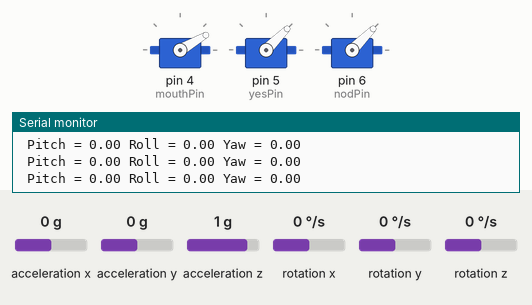
Recording of a sketch running on a simulated Arduino Uno, built with avr-gcc and run on an emulated ATmega328P. Shown: 3 × servo, the last lines printed to the serial monitor. The test bench sets the inputs (shaded band); at power-on: rotation x 0 °/s, rotation y 0 °/s, rotation z 0 °/s, acceleration x 0 g, acceleration y 0 g, acceleration z 1 g.

Above: at 1.2 s.
1.3 s: rotation x set to -49 °/s
At 3.1 s:
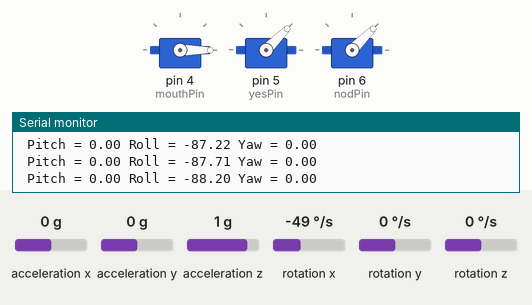
3.4 s: rotation y set to -49 °/s
At 5.0 s:
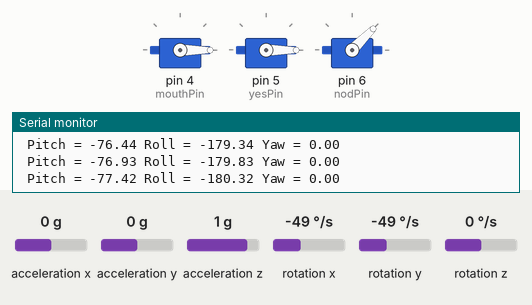
5.8 s: rotation z set to -192 °/s
At 6.7 s:
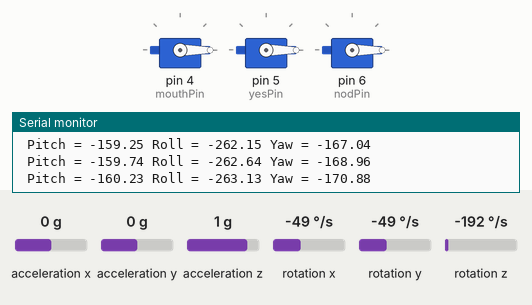
7.5 s: rotation x set to 192 °/s
At 9.6 s:
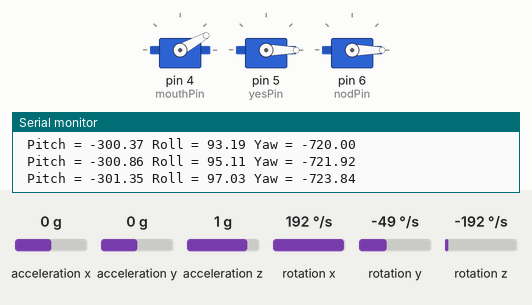
10.5 s: rotation y set to 192 °/s
At 12.9 s:
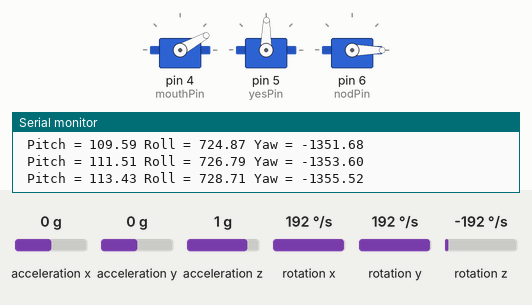
13.5 s: rotation y set to -192 °/s
At 14.84 s:
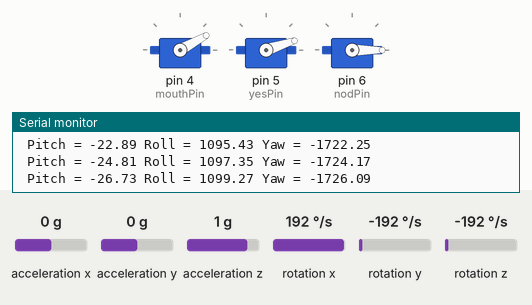
Timing chart, 0 to 16.5 s (numbered marks = the images above; inputs shaded):
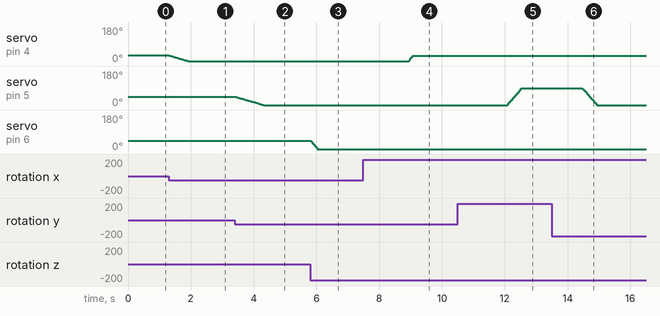

Measured:
- after the input at 1.3 s, servo on pin 4 (mouthPin): moves from 30° to 0° over 0.61 s, starting at once
- after the input at 3.4 s, servo on pin 5 (yesPin): moves from 45° to 0° over 0.91 s, starting at once
- after the input at 5.8 s, servo on pin 6 (nodPin): moves from 45° to 0° over 0.22 s, starting at once
- after the input at 7.5 s, servo on pin 4 (mouthPin): 0° → 29° after 1.4 s
- after the input at 10.5 s, servo on pin 5 (yesPin): moves from 0° to 89° over 0.44 s, starting after 1.6 s
- after the input at 13.5 s, servo on pin 5 (yesPin): moves from 89° to 0° over 0.46 s, starting after 0.97 s

The sketch:

SimpleMPUServo.ino
```cpp
/*
    MPU6050 Triple Axis Gyroscope & Accelerometer. Pitch & Roll & Yaw Gyroscope Example.
    Read more: http://www.jarzebski.pl/arduino/czujniki-i-sensory/3-osiowy-zyroskop-i-akcelerometr-mpu6050.html
    GIT: https://github.com/jarzebski/Arduino-MPU6050
    Web: http://www.jarzebski.pl
    (c) 2014 by Korneliusz Jarzebski
*/

//#include <Adafruit_PWMServoDriver.h>
#define SERVOMIN  125 // this is the 'minimum' pulse length count (out of 4096)
#define SERVOMAX  575 // this is the 'maximum' pulse length count (out of 4096)
//Adafruit_PWMServoDriver pwm = Adafruit_PWMServoDriver();

#include <Wire.h>
#include <MPU6050.h>
#include <Servo.h>

MPU6050 mpu;

// Timers
unsigned long timer = 0;
float timeStep = 0.01;

// Pitch, Roll and Yaw values
float pitch = 0;
float roll = 0;
float yaw = 0;
int mouthPin = 4;
int yesPin = 5;
int nodPin = 6;
Servo mouth;
Servo yes;
Servo nod;

void setup()
{
  Serial.begin(115200);

  // Initialize MPU6050
  while(!mpu.begin(MPU6050_SCALE_2000DPS, MPU6050_RANGE_2G))
  {
    Serial.println("Could not find a valid MPU6050 sensor, check wiring!");
    delay(500);
  }
  //pwm.begin();
  //pwm.setPWMFreq(60);
  mouth.attach(mouthPin);
  yes.attach(yesPin);
  nod.attach(nodPin);
  // Calibrate gyroscope. The calibration must be at rest.
  // If you don't want calibrate, comment this line.
  mpu.calibrateGyro();

  // Set threshold sensivty. Default 3.
  // If you don't want use threshold, comment this line or set 0.
  mpu.setThreshold(0);
}

void loop()
{
  timer = millis();

  // Read normalized values
  Vector norm = mpu.readNormalizeGyro();

  // Calculate Pitch, Roll and Yaw
  pitch = pitch + norm.YAxis * timeStep;
  roll = roll + norm.XAxis * timeStep;
  yaw = yaw + norm.ZAxis * timeStep;

  // Output raw
  Serial.print(" Pitch = ");
  Serial.print(pitch);
  Serial.print(" Roll = ");
  Serial.print(roll);
  Serial.print(" Yaw = ");
  Serial.println(yaw);
  if(roll<=0 && roll>=-30)
    mouth.write(roll+30);
    //pwm.setPWM(0, 0, angleToPulse(roll+90));
  if(pitch<=45 && pitch>=-45)
    yes.write(pitch+45);//angleToPulse(pitch+90));
  if(yaw<=45 && yaw>=-45)
    nod.write(yaw+45);
    //pwm.setPWM(2, 0, angleToPulse(yaw+90));
  // Wait to full timeStep period
  delay((timeStep*1000) - (millis() - timer));
}

int angleToPulse(int ang){
   int pulse = map(ang,0, 180, SERVOMIN,SERVOMAX);// map angle of 0 to 180 to Servo min and Servo max
   return pulse;
}
```
